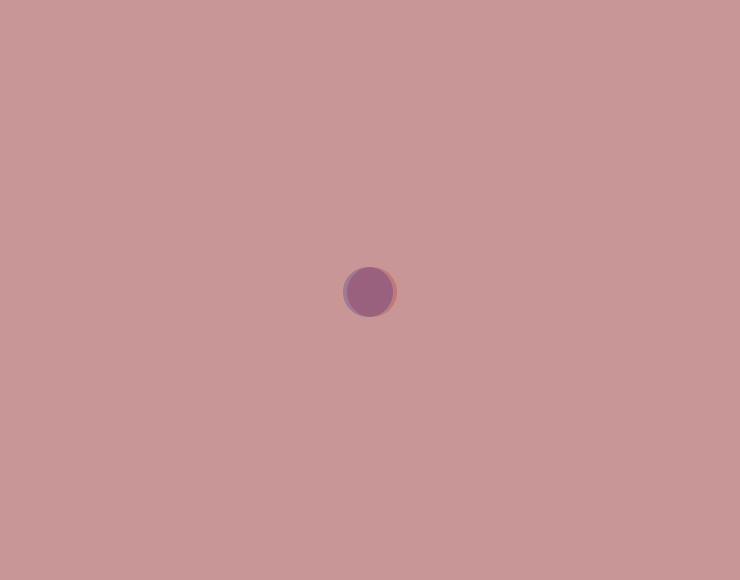
Frame 1 (no input)
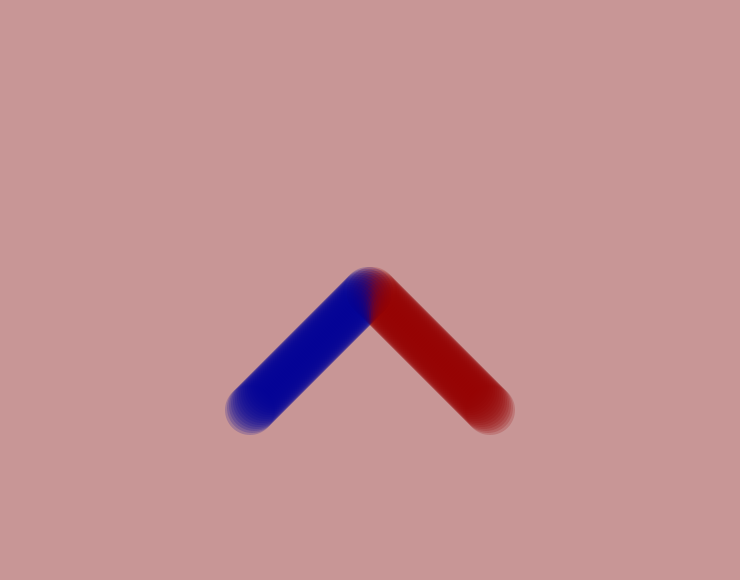
Frame 60 (the mouse pressed at the canvas centre just before this capture)
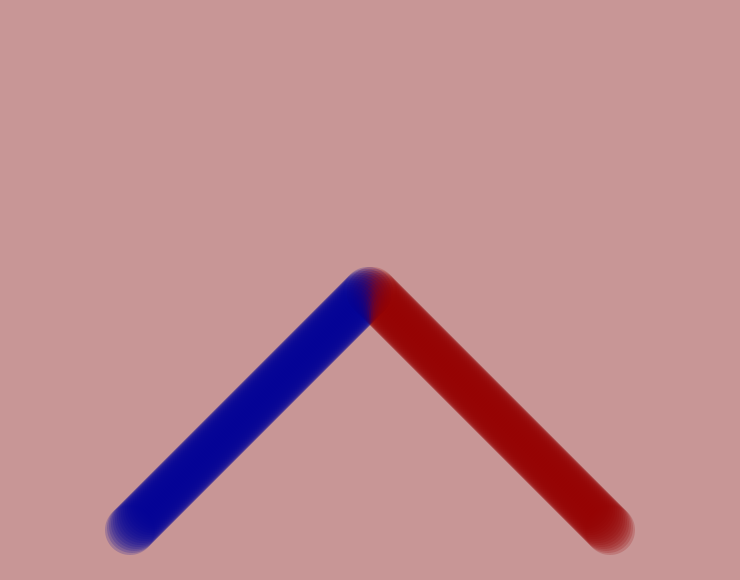
Frame 120 (the mouse held since frame 60 and released just before this capture)

The Processing sketch that drew these frames (run headless with seeded random() and noise(); from frame 60 on, the mouse is pressed at the canvas centre):

// Processing sketch: exercise03_pde
// ── exercise03_pde.pde
// Set the backbground colour  
color backgroundColor = color(200,150,150);
Bouncer bouncer;
Bouncer bouncer2;
//set up ball characteristics with 7 parameters for the output
void setup() {
  size(740,580);
  background(backgroundColor);
  bouncer = new Bouncer(width/2,height/2,2,2,50,color(150,0,0,50),color(255,0,0,50));
  bouncer2 = new Bouncer(width/2,height/2,-2,2,50,color(0,0,150,50),color(0,0,255,50));
}
//calls the methods that determies how the balls behave
void draw() {
  bouncer.update();
  bouncer2.update();
  bouncer.draw();
  bouncer2.draw();
}
// ── Bouncer.pde
class Bouncer {
  
 int x;
 int y;
 int vx;
 int vy;
 int size;
 int random;
 color fillColor;
 color defaultColor;
 color hoverColor;
 
 Bouncer(int tempX, int tempY, int tempVX, int tempVY, int tempSize, color tempDefaultColor, color tempHoverColor) {
   x = tempX;
   y = tempY;
   vx = tempVX;
   vy = tempVY;
   size = tempSize;
   defaultColor = tempDefaultColor;
   hoverColor = tempHoverColor;
   fillColor = defaultColor;
 }
 
 void update() {
   /*original 2 += 2
   edit 2 += 2 * 2
   */
   x += vx;
   y += vy;
   
   handleBounce();
   handleMouse();
 }
 
 void handleBounce() {
   
   if (x - size/2 < 0 || x + size/2 > width) {
    // 2 = -2  
    //multiplies the speed everytime it bounces on the x axis
    vx = -vx*2; 
   }
   
   if (y - size/2 < 0 || y + size/2 > height) {
     
     //2 = -2 
     //multiplies the speed everytime it bounces on the y axis
     vy = -vy*2;
   }
   // min=25 max=715
  // x = constrain(x,size/2,width-size/2);
   x = constrain(x,size/2,width-size/2);
   // min = 25 max= 265
   y = constrain(y,size/2,height-size/2);
 }
 
 void handleMouse() {
   if (dist(mouseX,mouseY,x,y) < size/2) {
    fillColor = hoverColor; 
   }
   else {
     fillColor = defaultColor;
   }
 }
 
 void draw() {
   noStroke();
   fill(fillColor);
   ellipse(x,y,size,size);
 }
}
